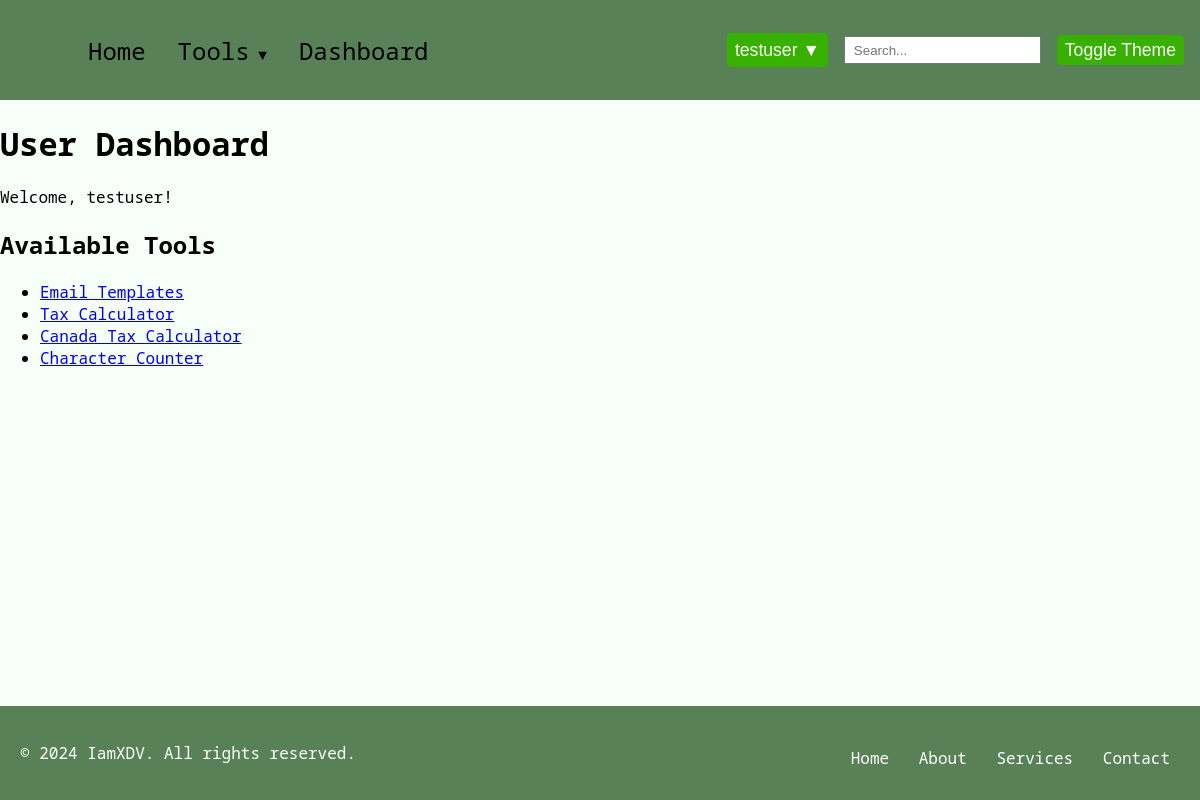
The page /user_dashboard (signed in) on the database its author committed.
### model/model.py (models this page shows, shortened)
class User(db.Model):
    __tablename__ = "users"
    id = db.Column(db.Integer, primary_key=True, autoincrement=True)
    fname = db.Column(db.String(50), nullable=False)
    lname = db.Column(db.String(50), nullable=False)
    address = db.Column(db.String(200), nullable=False)
    city = db.Column(db.String(50), nullable=False)
    state = db.Column(db.String(50), nullable=False)
    zip = db.Column(db.String(10), nullable=False)
    username = db.Column(db.String(50), unique=True, nullable=False)
    email = db.Column(db.String(100), unique=True, nullable=False)
    password = db.Column("password", db.String(128), nullable=False)
    role = db.Column(db.String(20), nullable=False)
    usage_logs = db.relationship(
        "UsageLog", back_populates="user", cascade="all, delete-orphan"
    )
    tool_access = db.relationship(
        "ToolAccess", back_populates="user", cascade="all, delete-orphan"
    )
    email_templates = db.relationship(
        "EmailTemplate", order_by="EmailTemplate.id", back_populates="user", cascade="all, delete-orphan"
    )
    __mapper_args__ = {"polymorphic_identity": "user", "polymorphic_on": role}

class ToolAccess(db.Model):
    __tablename__ = "tool_access"
    id = db.Column(db.Integer, primary_key=True, autoincrement=True)
    user_id = db.Column(db.Integer, db.ForeignKey("users.id"), nullable=False)
    tool_name = db.Column(db.String(100), nullable=False)
    user = db.relationship("User", back_populates="tool_access")

### routes/user_routes.py (the view)
@user.route("/user_dashboard", methods=["GET"])
def user_dashboard():
    logging.debug("Entering user_dashboard route")
    if "logged_in" not in session:
        logging.debug("User not logged in, redirecting to login")
        return redirect(url_for("auth.login"))
    role = session.get("role")
    logging.debug(f"User role: {role}")
    if role == "admin":
        logging.debug("Redirecting admin to admin_dashboard")
        return redirect(url_for("admin.admin_dashboard"))
    elif role == "super_admin":
        logging.debug("Redirecting super_admin to superadmin_dashboard")
        return redirect(url_for("admin.superadmin_dashboard"))
    username = session.get("username")
    logging.debug(f"Username: {username}")
    user = User.query.filter_by(username=username).first()
    if user:
        user_tools = [access.tool_name for access in ToolAccess.query.filter_by(user_id=user.id).all()]
        logging.debug(f"User tools: {user_tools}")
        session["user_tools"] = user_tools  # Update session
        return render_template("user_dashboard.html", user=user, user_tools=user_tools)
    else:
        logging.error(f"User not found for username: {username}")
        flash("User not found. Please log in again.", "error")
        return redirect(url_for("auth.logout"))

### templates/user_dashboard.html (shortened to what this page needs)
{% extends "base.html" %}
{% block content %}
    <h1>User Dashboard</h1>
    <p>Welcome, {{ session['username'] }}!</p>
    <h2>Available Tools</h2>
    <ul>
    {% for tool in user_tools %}
        <li><a href="{{ url_for('tool.check_tool_access', tool_name=tool) }}">{{ tool }}</a></li>
    {% endfor %}
    </ul>
{% endblock %}

### templates/base.html (shortened to what this page needs)
<!DOCTYPE html>
<html lang="en">
  <head>
    <link
      rel="stylesheet"
      href="{{ url_for('static', filename='css/base.css') }}"
    />
  </head>
  <body class="light-theme">
    <nav class="navbar">
      <div class="navbar-container">
        <div class="navbar-collapse" id="navbar-collapse">
          <ul class="navbar-nav">
            <li class="nav-item">
              <a href="{{ url_for('user.index') }}" class="nav-link">Home</a>
            </li>
            {% if 'logged_in' in session %}
            <li class="nav-item dropdown">
              <a href="#" class="nav-link dropdown-toggle">Tools</a>
            </li>
            <li class="nav-item">
              <a href="{{ url_for('user.user_dashboard') }}" class="nav-link"
                >Dashboard</a
              >
            </li>
            {% endif %}
          </ul>
          <div class="navbar-right">
            {% if 'logged_in' in session %}
            <div class="user-dropdown">
              <button class="dropbtn">
                {{ session.get('username', 'User') }} ▼
              </button>
            </div>
            {% else %}
            <a href="{{ url_for('auth.login') }}" class="btn">Login</a>
            <a href="{{ url_for('auth.register_step1') }}" class="btn">Sign Up</a>
            {% endif %}
            <input type="text" class="search-bar" placeholder="Search..." />
            <button class="base-toggle-btn">Toggle Theme</button>
          </div>
        </div>
      </div>
    </nav>
    <div class="container">
       {% block content %} {% endblock %}
    </div>
    {% block footer %}
    <footer class="site-footer">
      <div class="footer-container">
        <p>&copy; 2024 IamXDV. All rights reserved.</p>
        <nav class="footer-nav">
          <ul>
            <li><a href="#">Home</a></li>
            <li><a href="#">About</a></li>
            <li><a href="#">Services</a></li>
            <li><a href="#">Contact</a></li>
          </ul>
        </nav>
      </div>
    </footer>
    {% endblock %}
  </body>
</html>

### static/css/base.css (style rules this page uses)
html, body { height: 100%; margin: 0; display: flex; flex-direction: column; }
.container { flex: 1; }
.light-theme { font-family: 'Noto Sans Mono', monospace; background-color: #f6fff8; }
.navbar { background-color: #588157; padding: 0.3rem 1rem; position: relative; }
.navbar-container { display: flex; align-items: center; justify-content: space-between; }
.navbar-collapse { display: flex; align-items: center; width: 100%; }
.navbar-nav { list-style: none; display: flex; align-items: center; flex-grow: 1; font-size: 1.5em; margin-left: 1rem; }
.nav-item { position: relative; }
.nav-link { display: block; padding: 0.3rem 1rem; color: #000; text-decoration: none; }
.dropdown { position: relative; }
.dropdown-toggle::after { content: ' ▼'; font-size: 0.6em; }
.navbar-right { display: flex; align-items: center; font-size: 1.1em; }
.search-bar { padding: 0.3rem 0.5rem; margin-right: 1rem; }
.base-toggle-btn { padding: 0.3rem 0.5rem; cursor: pointer; border: none; background-color: #38b000; color: #fff; border-radius: 0.25rem; font-size: 1em; }
.user-dropdown { position: relative; display: inline-block; }
.dropbtn { background-color: #4caf50; color: white; padding: 10px; font-size: 16px; border: none; cursor: pointer; }
.user-dropdown { margin-right: 1rem; }
.dropbtn { padding: 0.4rem 0.5rem; cursor: pointer; border: none; background-color: #38b000; color: #fff; border-radius: 0.25rem; font-size: 1em; }
.navbar-nav { justify-content: flex-start; }
.navbar-right { justify-content: flex-end; }
.site-footer { background-color: var( --footer-background-color, #588157 ); font-family: 'Noto Sans Mono', monospace; padding: 20px; text-align: center; }
.footer-container { display: flex; flex-direction: column; justify-content: center; align-items: center; color: var(--footer-text-color, white); }
.footer-nav ul { list-style-type: none; padding: 0; margin: 10px 0 0; }
.footer-nav ul li { display: inline; margin: 0 10px; }
.footer-nav ul li a { color: var(--footer-text-color, white); text-decoration: none; transition: color 0.3s ease; }
@media (min-width: 768px) { .footer-container { flex-direction: row; justify-content: space-between; } }

### rows shown on the page
User: get "testuser", username "testuser"
ToolAccess: tool_name "Email Templates"
ToolAccess: tool_name "Tax Calculator"
ToolAccess: tool_name "Canada Tax Calculator"
ToolAccess: tool_name "Character Counter"
